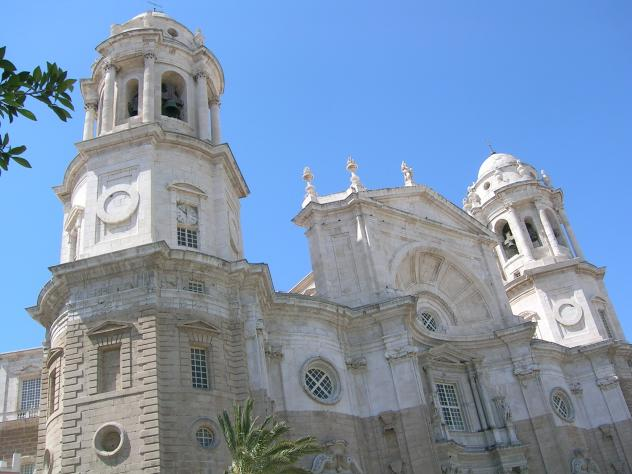
#> input picture Produccion/Carlos Cordero/Reconocimiento de bordes/03.jpg, 632 x 474 px
$ python 'reconocimiento de bordes.py'   (Python 2 division)
#> lines starting #> are read from the running program, lines starting #| are printed output that depends on the picture
#> in main, imagen_original is the input picture: PIL image 632x474 RGB; mean R, G, B 126.4, 147.7, 174.6
#!/usr/bin/python
from Tkinter import *
from PIL import Image
import math
import sys
import time

#resultado esta dado en mascara 1

def convolucion(imagen_original, mascara):
    x, y = imagen_original.size
    pos = imagen_original.load()
    nueva_imagen = Image.new("RGB", (x,y))
    pos_nueva = nueva_imagen.load()
    for i in range(x):
        for j in range(y):
            total = 0
            for n in range(i-1, i+2):
                for m in range(j-1, j+2):
                    if n >= 0 and m >= 0 and n < x and m < y:
                        total += mascara[n - (i - 1)][ m - (j - 1)] * pos[n, m][0]
            pos_nueva[i, j] = (total, total, total)
    nueva_imagen.save("mascara.png")
    return nueva_imagen


def umbral(imagen_original):
    x, y = imagen_original.size
    imagen_umbral = Image.new("RGB", (x, y))
    pixeles = []
    for a in range(y):
        for b in range(x):
            color = imagen_original.getpixel((b,a))[0]
            if color > 80:
                color = 255
            else:
                color = 0
            data = (color, color, color)
            pixeles.append(data)
    imagen_umbral.putdata(pixeles)
    imagen_umbral.save("imagen_umbral.png", quality=100)
    return imagen_umbral


def hacer_gris(imagen_original):
    """pone la foto en escala de grises
    toma el valor maximo del rgb de cada pixel
    """
    x, y = imagen_original.size
#> x = 632; y = 474
    imagen_gris = Image.new("RGB", (x,y))
#> imagen_gris: PIL image 632x474 RGB; every value is 0
    pixeles = []
    for a in range(y):
        for b in range(x):
            r, g, b = imagen_original.getpixel((b, a))
            rgb = (r, g, b)
                #se elige el valor mas grande
            maximo = max(rgb)
            data = (maximo, maximo, maximo)
            pixeles.append(data)
#> after the loop, pixeles = 299568 items
    imagen_gris.putdata(pixeles)
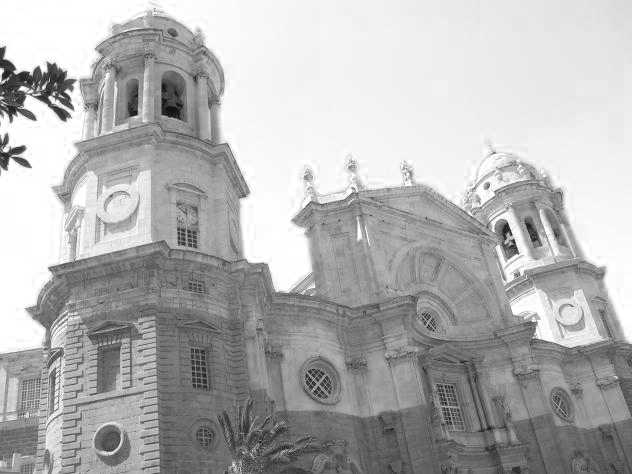
#> imagen_gris: PIL image 632x474 RGB; min 10, max 255, mean 178.2
    imagen_gris.save("imagen_gris.png")
    return imagen_gris

def hacer_difusa(imagen_original):
    """funcion que se encarga de tomar de cada pixel los pixeles
    de izq, derecha, arriba, abajo y el mismo y los promedia, y ese
    promedio es el valor de los nuevos pixeles
    """
    x, y = imagen_original.size
    imagen_difusa = Image.new("RGB", (x, y))
    pixeles = []
    #temp sirve para obtener el promedio de los
    #pixeles contiguos
    temp = []
    for a in range(y):
        for b in range(x):
            actual = imagen_original.getpixel((b, a))[0]
            if b>0 and b<(x-1) and a>0 and a<(y-1):
                    #en esta condicion entran todos los pixeles que no estan
                    #en el margen de la imagen, es decir casi todos
                pix_izq = imagen_original.getpixel((b-1, a))[0]
                pix_der = imagen_original.getpixel((b+1, a))[0]
                pix_arriba = imagen_original.getpixel((b, a+1))[0]
                pix_abajo = imagen_original.getpixel((b, a-1))[0]
                temp.append(pix_izq)
                temp.append(pix_der)
                temp.append(pix_arriba)
                temp.append(pix_abajo)
            else:
                #aqui entran todos los pixeles de la orilla
                try:
                    pix_abajo = imagen_original.getpixel((b, a-1))[0]
                    temp.append(pix_abajo)
                except:
                    pass
                try:
                    pix_der = imagen_original.getpixel((b+1, a))[0]
                    temp.append(pix_der)
                except:
                    pass
                try:
                    pix_izq = imagen_original.getpixel((b-1, a))[0]
                    temp.append(pix_izq)
                except:
                    pass
                try:
                    pix_arriba = imagen_original.getpixel((b, a+1))[0]
                    temp.append(pix_arriba)
                except:
                    pass
            temp.append(actual)
                #se obtiene el promedio para cambiar el pixel
            prom = sum(temp)/len(temp)
            temp = []
            pixeles.append((prom, prom, prom))
    imagen_difusa.putdata(pixeles)
    imagen_difusa.save("imagen_difusa.png")
    return imagen_difusa

def normalizar(imagen_original):
    x, y = imagen_original.size
#> x = 632; y = 474
    imagen_normalizada = Image.new("RGB", (x, y))
    pixeles = []
    for a in range(y):
        for b in range(x):
            pix = imagen_original.getpixel((b, a))[0]
            pixeles.append(pix)
#> after the loop, pixeles = 299568 items
    maximo = max(pixeles)
#> maximo = 255
    minimo = min(pixeles)
#> minimo = 10
    print maximo
#| 255
    print minimo
#| 10
    l = 256.0/(maximo - minimo)
#> l = 1.04
    pixeles = []
    for a in range(y):
        for b in range(x):
            pix = imagen_original.getpixel((b, a))[0]
            nuevo_pix = int(math.floor((pix-minimo)*l))
            pixeles.append((nuevo_pix, nuevo_pix, nuevo_pix))
    imagen_normalizada.putdata(pixeles)
    imagen_normalizada.save("imagen_normalizada.png")
    return imagen_normalizada

def main():
    """funcion principal
    """
    starting_point=time.time() #Donde quiere empezar a calcular el tiempo
    imagen_original = Image.open('03.jpg')
    magen_original = imagen_original.convert('RGB')

    imagen_gris = hacer_gris(imagen_original)
    nueva = normalizar(imagen_gris)
    mascara1 = [[-1,0,1],[-2,0,2],[-1,0,1]]
    mascara2 = [[1,1,1],[0,0,0],[-1,-1,-1]]
    mascara3 = [[1,1,1],[-1,-2,1],[-1,-1,1]]
    mascara4 = [[-1,1,1],[-1,-2,1],[-1,1,1]]
    nueva = convolucion(nueva, mascara1)
#> in convolucion, `nueva_imagen.save("mascara.png")`:
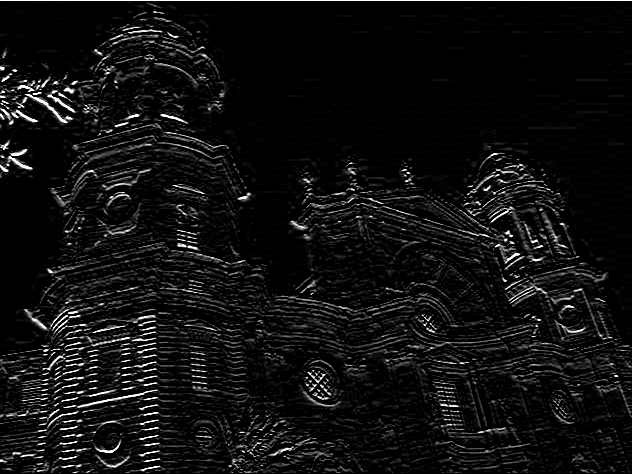
#> saved as mascara.png: PIL image 632x474 RGB; min 0, max 255, mean 16.1
    nueva.save("031.png")
    nueva = convolucion(nueva, mascara2)
#> in convolucion (call 2), `nueva_imagen.save("mascara.png")`:
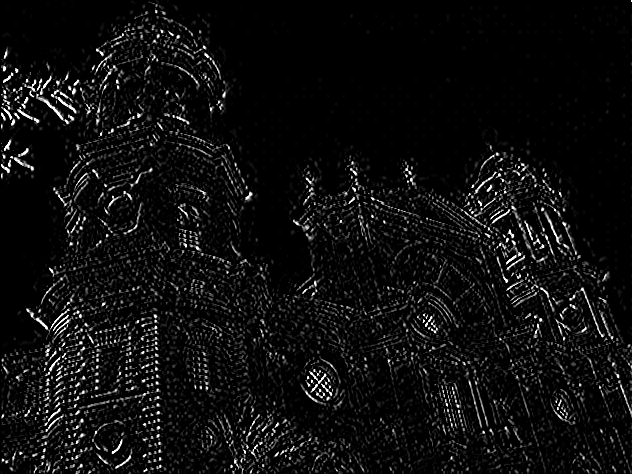
#> saved as mascara.png: PIL image 632x474 RGB; min 0, max 255, mean 14.6
    nueva.save("032.png")
    nueva = convolucion(nueva, mascara3)
#> in convolucion (call 3), `nueva_imagen.save("mascara.png")`:
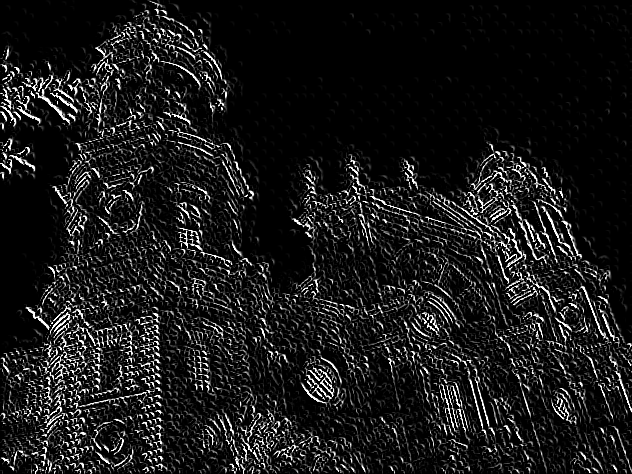
#> saved as mascara.png: PIL image 632x474 RGB; min 0, max 255, mean 25.9
    nueva.save("033.png")
    nueva = convolucion(nueva, mascara4)
#> in convolucion (call 4), `nueva_imagen.save("mascara.png")`:
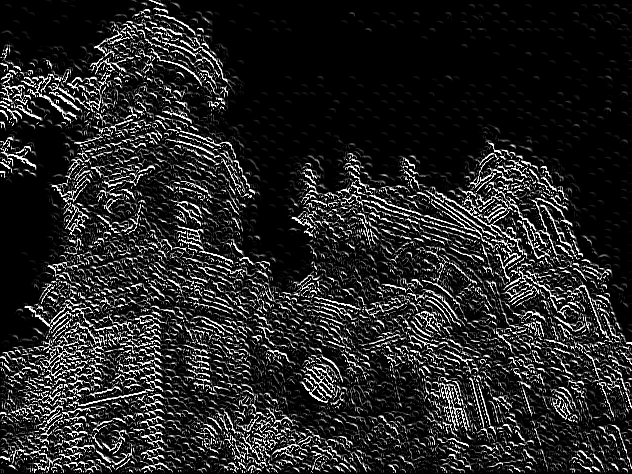
#> saved as mascara.png: PIL image 632x474 RGB; min 0, max 255, mean 36.6
    nueva.save("034.png")
    nueva = hacer_difusa(nueva)
#> after the loop in hacer_difusa, `for a in range(y):`: pixeles = 299568 items
#> in hacer_difusa, `imagen_difusa.putdata(pixeles)`:
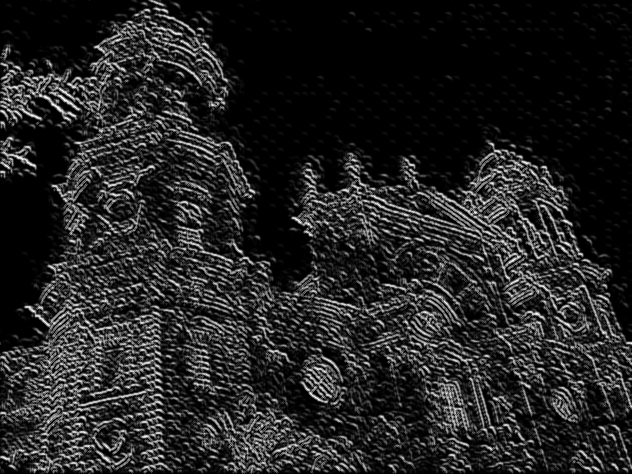
#> imagen_difusa: PIL image 632x474 RGB; min 0, max 255, mean 36.4
    nueva = umbral(nueva)
#> in umbral, `imagen_umbral.putdata(pixeles)`:
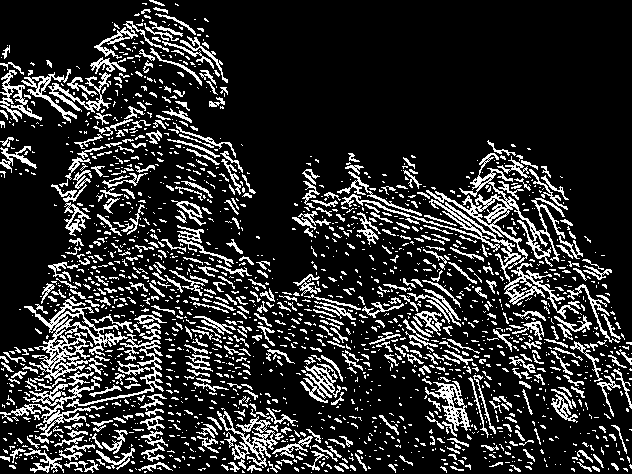
#> imagen_umbral: PIL image 632x474 RGB; 17.4% white in thin lines or dots
    elapsed_time=time.time()-starting_point #calculo
    print ""
    print "Serial Time [seconds]: " + str(elapsed_time) #segundos
if __name__ == "__main__":
    main()

$ run again, with Produccion/Carlos Cordero/Reconocimiento de bordes/12.jpg copied over Produccion/Carlos Cordero/Reconocimiento de bordes/03.jpg
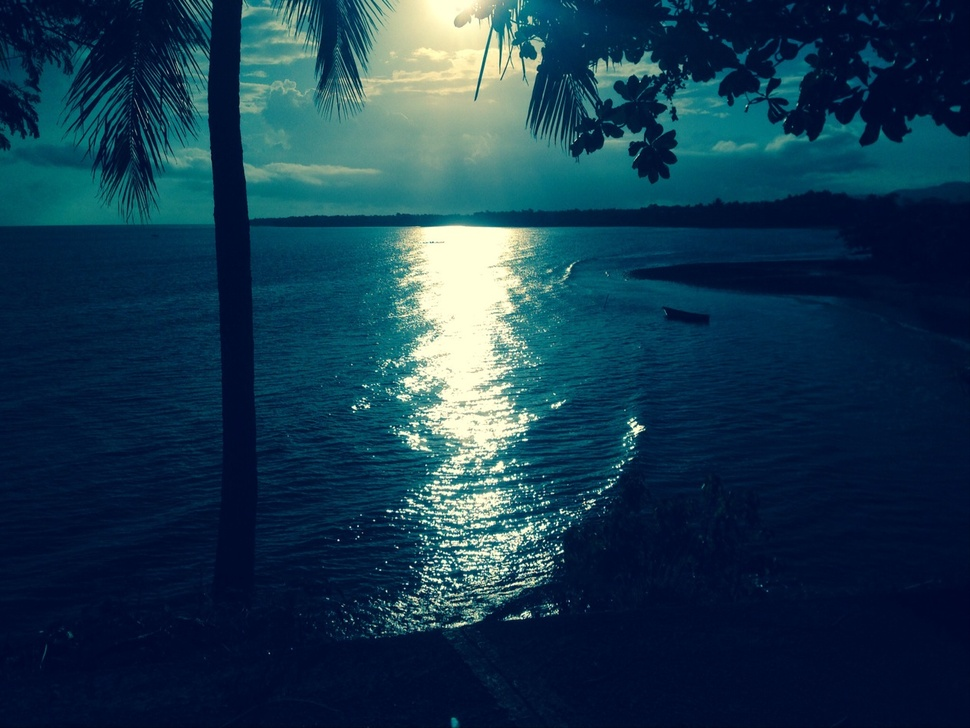
#> input picture Produccion/Carlos Cordero/Reconocimiento de bordes/12.jpg, 970 x 728 px, shrunk from 1265 x 949 before the run
#> in main, imagen_original is the input picture: PIL image 970x728 RGB; mean R, G, B 23.4, 57.4, 78.1
#> after the loop in hacer_gris, `for a in range(y):`: pixeles = 706160 items
#> in hacer_gris, `imagen_gris.putdata(pixeles)`:
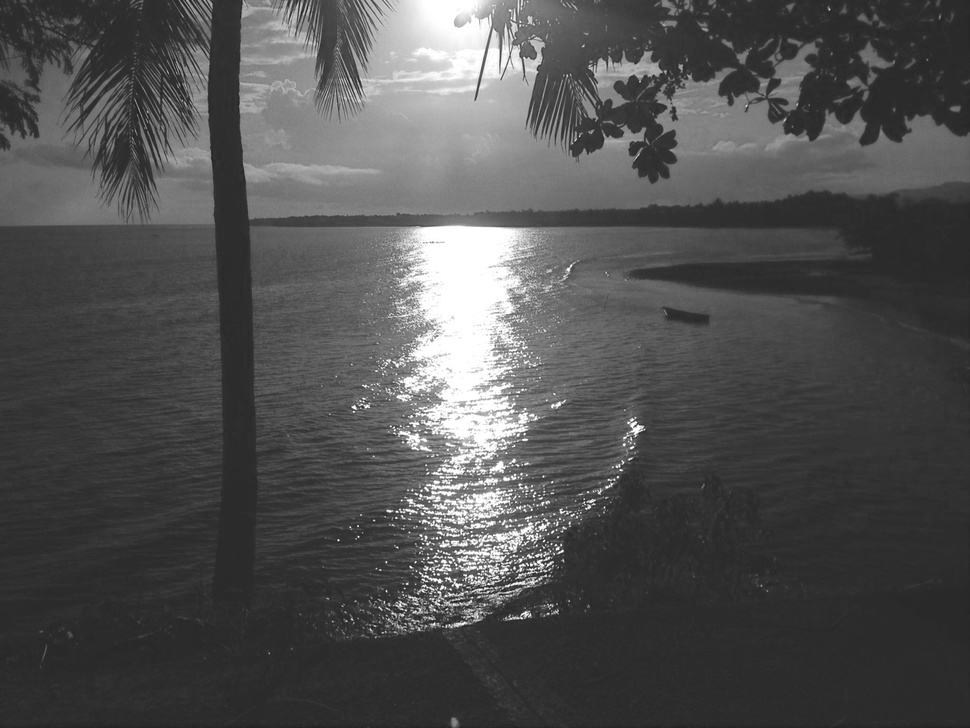
#> imagen_gris: PIL image 970x728 RGB; min 24, max 255, mean 81
#> maximo = 255
#> minimo = 24
#| 255
#| 24
#> l = 1.11
#> after the loop in hacer_difusa, `for a in range(y):`: pixeles = 706160 items
#> in umbral, `imagen_umbral.putdata(pixeles)`:
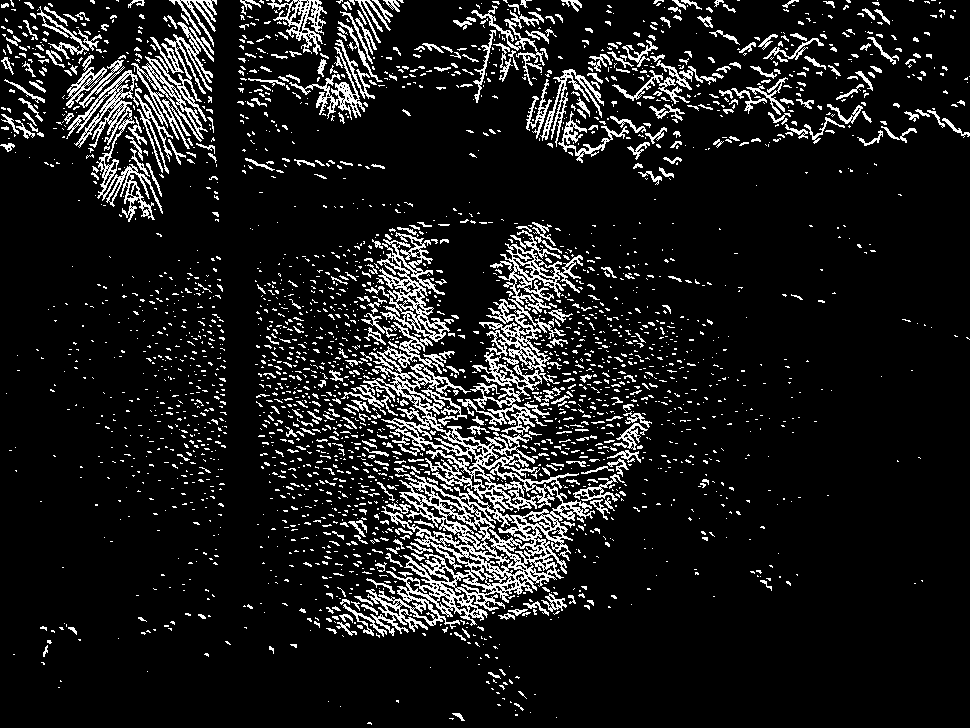
#> imagen_umbral: PIL image 970x728 RGB; 10.8% white in thin lines or dots

$ run again, with Produccion/Carlos Cordero/Reconocimiento de bordes/21.jpg copied over Produccion/Carlos Cordero/Reconocimiento de bordes/03.jpg
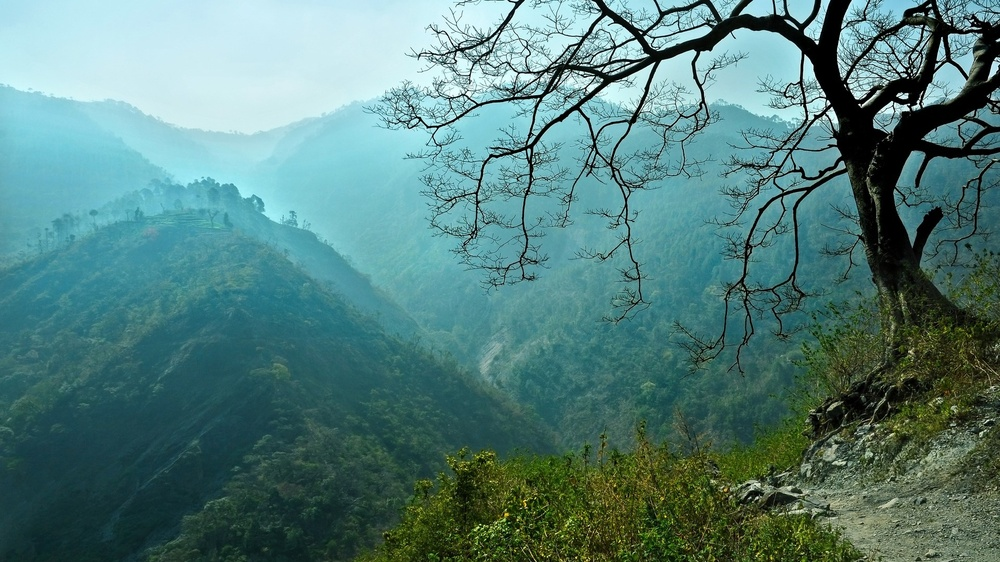
#> input picture Produccion/Carlos Cordero/Reconocimiento de bordes/21.jpg, 1000 x 562 px, shrunk from 1920 x 1080 before the run
#> in main, imagen_original is the input picture: PIL image 1000x562 RGB; mean R, G, B 84.6, 126.8, 123
#> after the loop in hacer_gris, `for a in range(y):`: pixeles = 562000 items
#> in hacer_gris, `imagen_gris.putdata(pixeles)`:
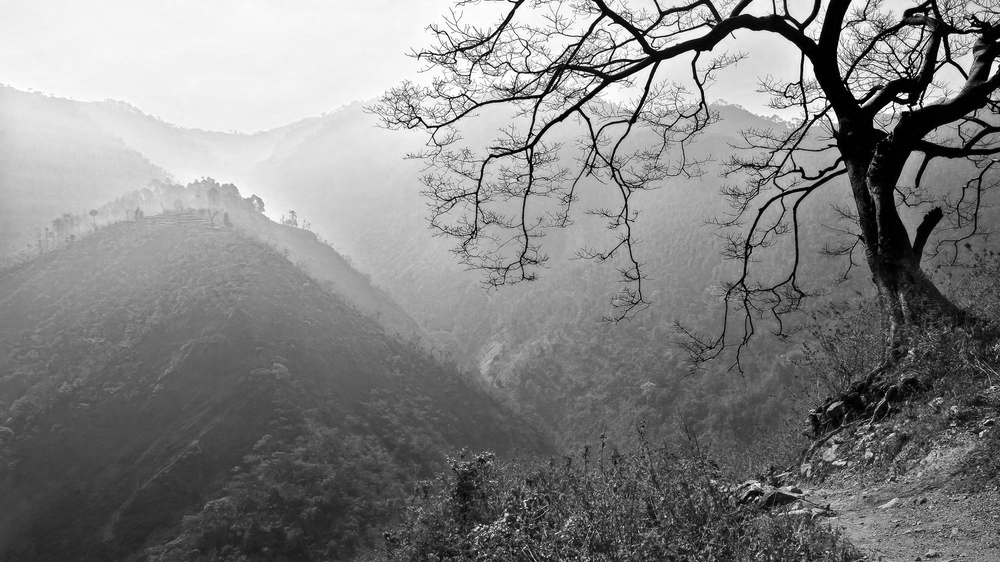
#> imagen_gris: PIL image 1000x562 RGB; min 0, max 255, mean 130.6
#> maximo = 255
#> minimo = 0
#| 255
#| 0
#> l = 1
#> after the loop in hacer_difusa, `for a in range(y):`: pixeles = 562000 items
#> in umbral, `imagen_umbral.putdata(pixeles)`:
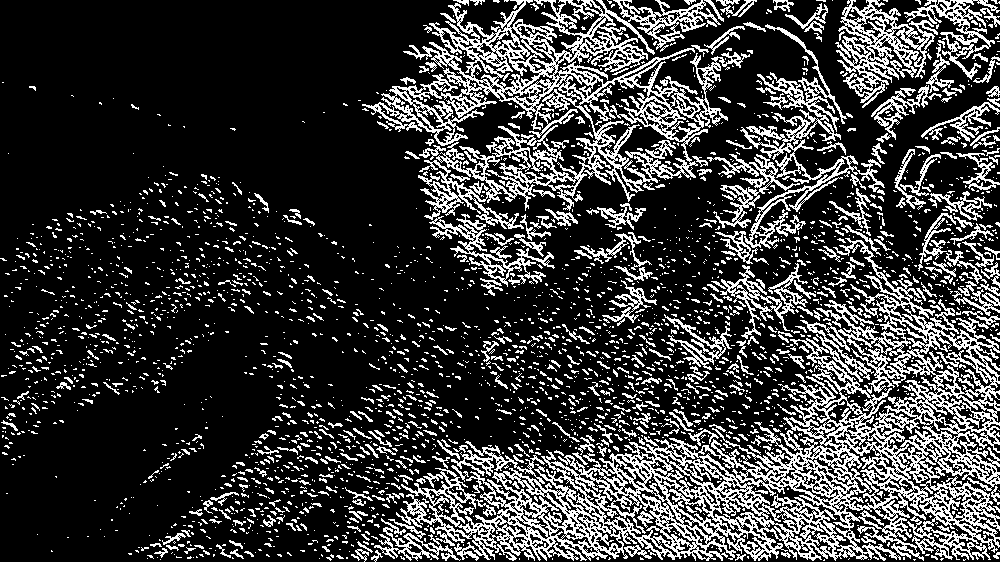
#> imagen_umbral: PIL image 1000x562 RGB; 22.7% white in thin lines or dots
